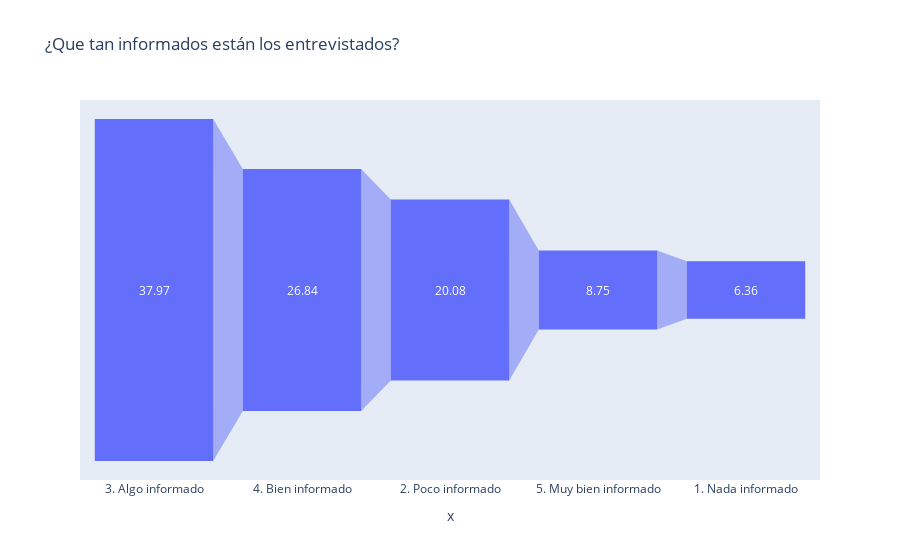

Write notebook code for a chart like this one.
### Code cell
porcentaje_conocimiento = (df['p08'].value_counts() * 100) / 503
decimales = 2
porcentaje_conocimiento = porcentaje_conocimiento.round(decimales)

fig = px.funnel(x = df['p08'].unique(), y = porcentaje_conocimiento, title = "¿Que tan informados están los entrevistados?", opacity = 1)
fig.update_layout(yaxis=dict(tickformat='%'))
fig.show()

### Figure 1 — Plotly figure (JSON) as saved in the notebook; plotly's stock layout.template omitted (floating-point values rounded to 4 significant figures)
{"data": [{"hovertemplate": "x=%{x}<br>y=%{y}<extra></extra>", "legendgroup": "", "marker": {"color": "#636efa"}, "name": "", "opacity": 1, "orientation": "v", "showlegend": false, "type": "funnel", "x": ["3. Algo informado", "4. Bien informado", "2. Poco informado", "5. Muy bien informado", "1. Nada informado"], "xaxis": "x", "y": [37.97, 26.84, 20.08, 8.75, 6.36], "yaxis": "y"}], "layout": {"legend": {"tracegroupgap": 0}, "title": {"text": "¿Que tan informados están los entrevistados?"}, "xaxis": {"anchor": "y", "domain": [0, 1], "title": {"text": "x"}}, "yaxis": {"anchor": "x", "domain": [0, 1], "tickformat": "%", "title": {"text": "y"}}}}
